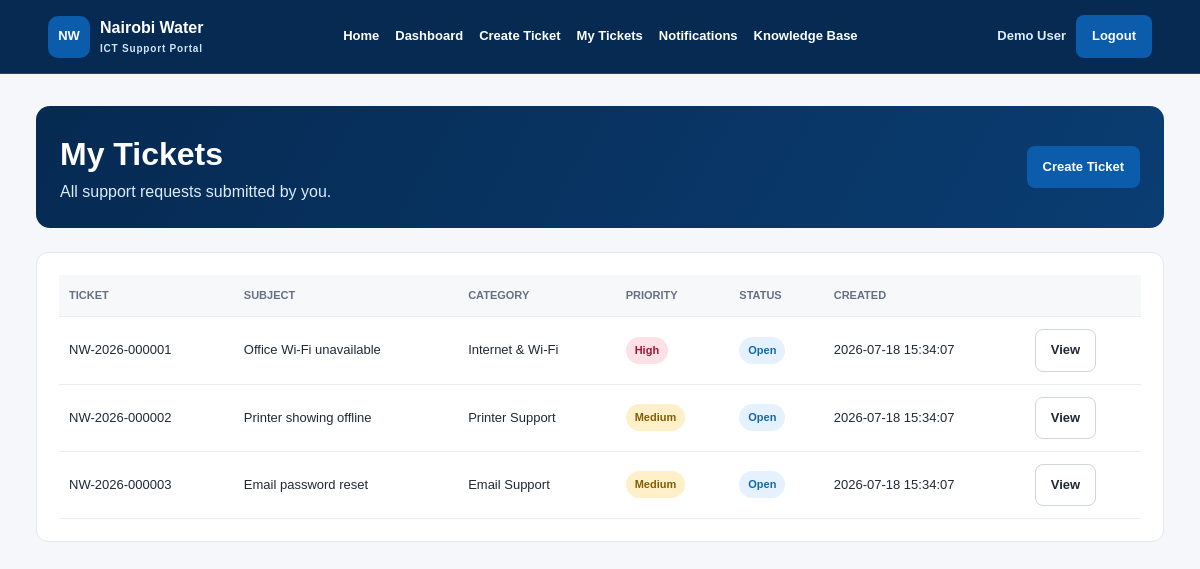
The page /user/my_tickets.php (signed in) on the database its author committed.
### tables this page shows
CREATE TABLE tickets (
    id INT UNSIGNED AUTO_INCREMENT PRIMARY KEY,
    ticket_number VARCHAR(40) NULL UNIQUE,
    user_id INT UNSIGNED NOT NULL,
    technician_id INT UNSIGNED NULL,
    category_id INT UNSIGNED NULL,
    subject VARCHAR(200) NOT NULL,
    description TEXT NOT NULL,
    location VARCHAR(150) NULL,
    priority ENUM('Low','Medium','High','Critical')
        NOT NULL DEFAULT 'Medium',
    status ENUM(
        'Open',
        'Assigned',
        'In Progress',
        'Pending',
        'Resolved',
        'Closed',
        'Cancelled'
    ) NOT NULL DEFAULT 'Open',
    assigned_at DATETIME NULL,
    resolved_at DATETIME NULL,
    closed_at DATETIME NULL,
    resolution_notes TEXT NULL,
    created_at TIMESTAMP DEFAULT CURRENT_TIMESTAMP,
    updated_at TIMESTAMP DEFAULT CURRENT_TIMESTAMP
        ON UPDATE CURRENT_TIMESTAMP,

    CONSTRAINT fk_ticket_user
        FOREIGN KEY (user_id)
        REFERENCES users(id)
        ON DELETE CASCADE
        ON UPDATE CASCADE,

    CONSTRAINT fk_ticket_technician
        FOREIGN KEY (technician_id)
        REFERENCES technicians(id)
        ON DELETE SET NULL
        ON UPDATE CASCADE,

    CONSTRAINT fk_ticket_category
        FOREIGN KEY (category_id)
        REFERENCES categories(id)
        ON DELETE SET NULL
        ON UPDATE CASCADE
);

CREATE TABLE categories (
    id INT UNSIGNED AUTO_INCREMENT PRIMARY KEY,
    name VARCHAR(120) NOT NULL UNIQUE,
    description VARCHAR(255) NULL,
    default_technician_id INT UNSIGNED NULL,
    is_active TINYINT(1) NOT NULL DEFAULT 1,
    created_at TIMESTAMP DEFAULT CURRENT_TIMESTAMP,

    CONSTRAINT fk_category_default_technician
        FOREIGN KEY (default_technician_id)
        REFERENCES technicians(id)
        ON DELETE SET NULL
        ON UPDATE CASCADE
);

### includes/auth.php (called while the page is built, shortened)
<?php
function e($value): string {
    return htmlspecialchars((string)$value, ENT_QUOTES, "UTF-8");
}
function badge_class(string $value): string {
    $slug = strtolower(str_replace(" ", "-", $value));
    return "badge badge-" . preg_replace("/[^a-z0-9\-]/", "", $slug);
}
?>

### user/my_tickets.php (the view, shortened to what this page needs)
<?php
require_once "../includes/auth.php";
require_once "../config/db.php";
$userId = (int)$_SESSION["user_id"];
$stmt = $conn->prepare(
    "SELECT tk.id,tk.ticket_number,tk.subject,tk.priority,tk.status,tk.created_at,c.name category
     FROM tickets tk
     LEFT JOIN categories c ON c.id=tk.category_id
     WHERE tk.user_id=?
     ORDER BY tk.created_at DESC"
);
$stmt->bind_param("i", $userId);
$stmt->execute();
$tickets = $stmt->get_result();
?>
<!DOCTYPE html>
<html>
<head>
<link rel="stylesheet" href="../css/style.css">
</head>
<body>
<?php include "../includes/nav.php"; ?>
<main class="container">
<div class="dashboard-header"><div><h1>My Tickets</h1><p>All support requests submitted by you.</p></div><a class="btn btn-primary" href="create_ticket.php">Create Ticket</a></div>
<section class="panel">
<div class="table-wrap">
<table>
<thead><tr><th>Ticket</th><th>Subject</th><th>Category</th><th>Priority</th><th>Status</th><th>Created</th><th></th></tr></thead>
<tbody>
<?php if ($tickets->num_rows): while ($t=$tickets->fetch_assoc()): ?>
<tr>
<td><?= e($t["ticket_number"] ?: "#".$t["id"]) ?></td>
<td><?= e($t["subject"]) ?></td>
<td><?= e($t["category"] ?? "Uncategorised") ?></td>
<td><span class="<?= badge_class($t["priority"]) ?>"><?= e($t["priority"]) ?></span></td>
<td><span class="<?= badge_class($t["status"]) ?>"><?= e($t["status"]) ?></span></td>
<td><?= e($t["created_at"]) ?></td>
<td><a class="btn btn-outline" href="view_ticket.php?id=<?= (int)$t["id"] ?>">View</a></td>
</tr>
<?php endwhile; else: ?>
<tr><td colspan="7">No tickets found.</td></tr>
<?php endif; ?>
</tbody>
</table>
</div>
</section>
</main>
</body>
</html>

### css/style.css (style rules this page uses)
:root { --red:#0b5cab;--red-dark:#073f78;--navy:#062a52;--ink:#1f2937;--muted:#667085; --line:#e5e7eb;--soft:#f5f7fa;--white:#ffffff;--green:#168447;--amber:#8a6400; }
* { box-sizing:border-box;margin:0;padding:0 }
body { font-family:Arial,Helvetica,sans-serif;background:var(--soft);color:var(--ink);line-height:1.55 }
a { text-decoration:none;color:inherit }
.btn { display:inline-flex;align-items:center;justify-content:center;border-radius:8px;padding:10px 15px;border:1px solid transparent;font-size:13px;font-weight:800;cursor:pointer }
.btn-primary { background:var(--red);color:#fff }
.btn-outline { background:#fff;border-color:#d0d5dd }
.container { width:min(1180px,94%);margin:32px auto }
.dashboard-header { display:flex;justify-content:space-between;align-items:center;gap:18px;margin-bottom:24px }
.dashboard-header p { color:var(--muted) }
.panel { background:#fff;border:1px solid var(--line);border-radius:12px;padding:22px;margin-bottom:22px }
.table-wrap { overflow-x:auto }
table { width:100%;border-collapse:collapse }
th,td { padding:12px 10px;text-align:left;border-bottom:1px solid #eaecf0;font-size:13px }
th { background:#f7f8fa;text-transform:uppercase;color:#667085;font-size:11px }
.badge { display:inline-block;padding:5px 9px;border-radius:999px;font-size:11px;font-weight:800 }
.badge-open { background:#e5f1ff;color:#1767a7 }
.badge-medium { background:#fff0ca;color:#835d00 }
.badge-high,.badge-critical { background:#fde1e7;color:#9d1730 }
.dashboard-header { background:linear-gradient(120deg,#062a52,#0a3d72);color:#fff;padding:24px;border-radius:14px }
.dashboard-header p { color:#dcecff }

### rows shown on the page
tickets: ticket_number "NW-2026-000001", subject "Office Wi-Fi unavailable", category.name "Internet & Wi-Fi", priority "High", status "Open", created_at "2026-07-18 15:34:07"
tickets: ticket_number "NW-2026-000002", subject "Printer showing offline", category.name "Printer Support", priority "Medium", status "Open", created_at "2026-07-18 15:34:07"
tickets: ticket_number "NW-2026-000003", subject "Email password reset", category.name "Email Support", priority "Medium", status "Open", created_at "2026-07-18 15:34:07"

### other values the page prints
$_SESSION["name"] "Demo User"
